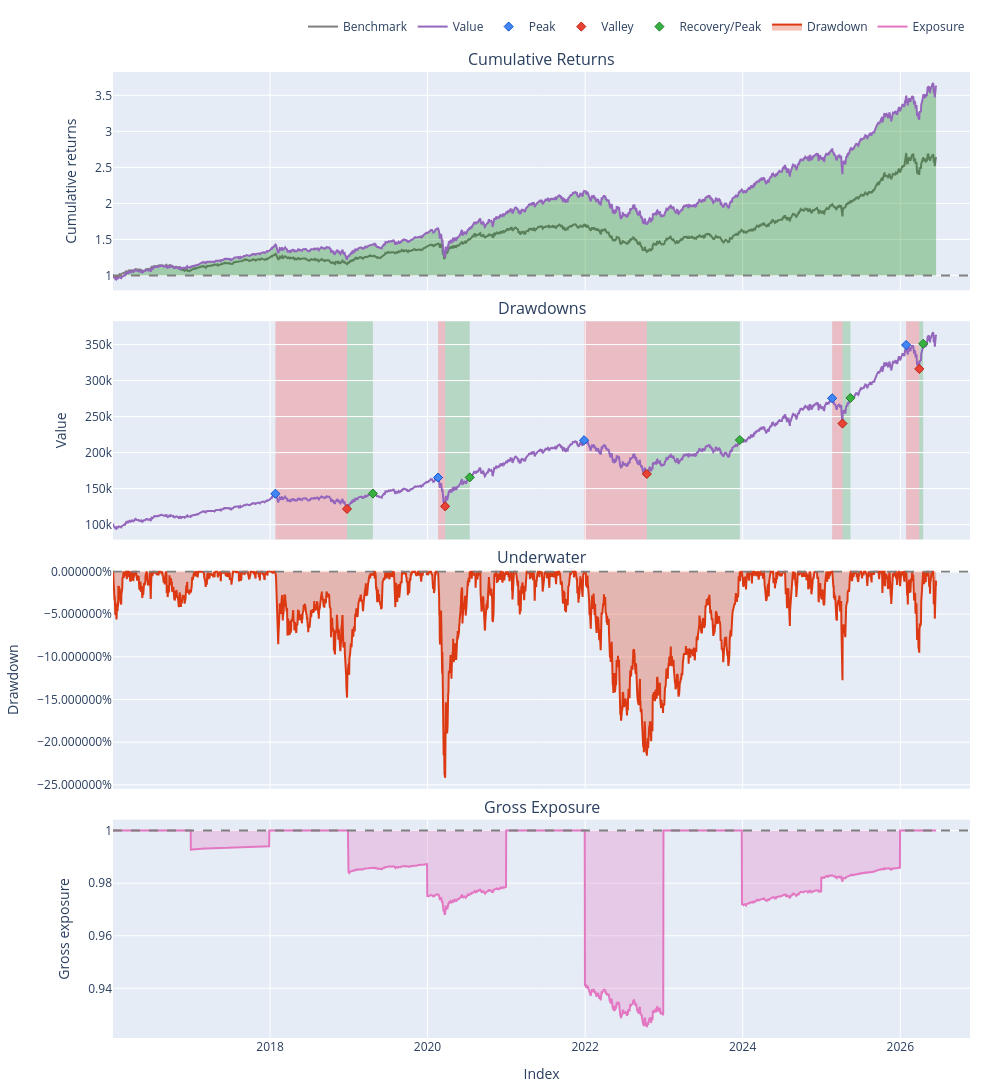
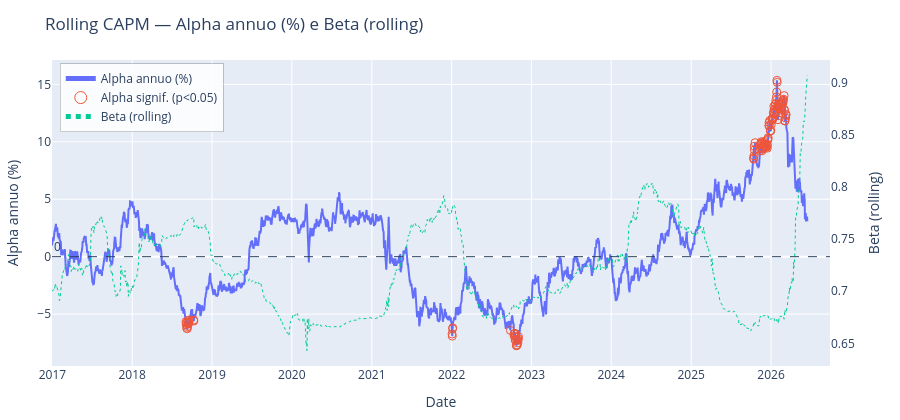
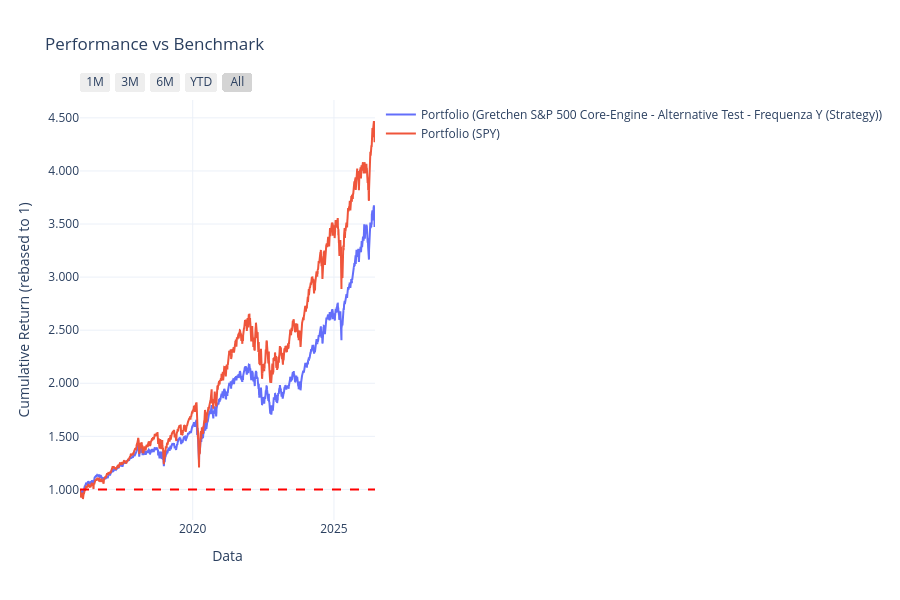
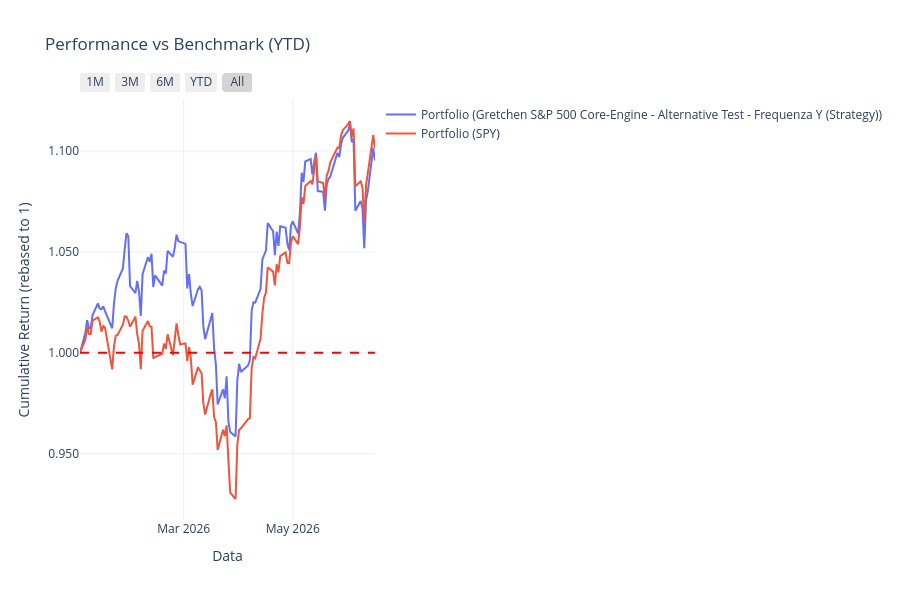

Write notebook code for charts like these, in order.
### Markdown cell above
## §4 — Backtest PTF proposto
Analisi completa con la frequenza ottimale selezionata in §2.

### Code cell
benchmark_data = download_data(benchmark, start_date, end_date)

pf_proposed = run_bh_backtest(my_portfolio, start_date, end_date,
                               init_cash, fees, best_freq)

portfolio_title = f"{my_portfolio_title} - Frequenza {best_freq}"

_ = generate_lazy_portfolio_performance(
    pf=pf_proposed,
    portfolio_title=portfolio_title,
    benchmark=benchmark,
    benchmark_data=benchmark_data,
    show_report=True,
    show_plots=True,
    alpha_analysis=True,
)
